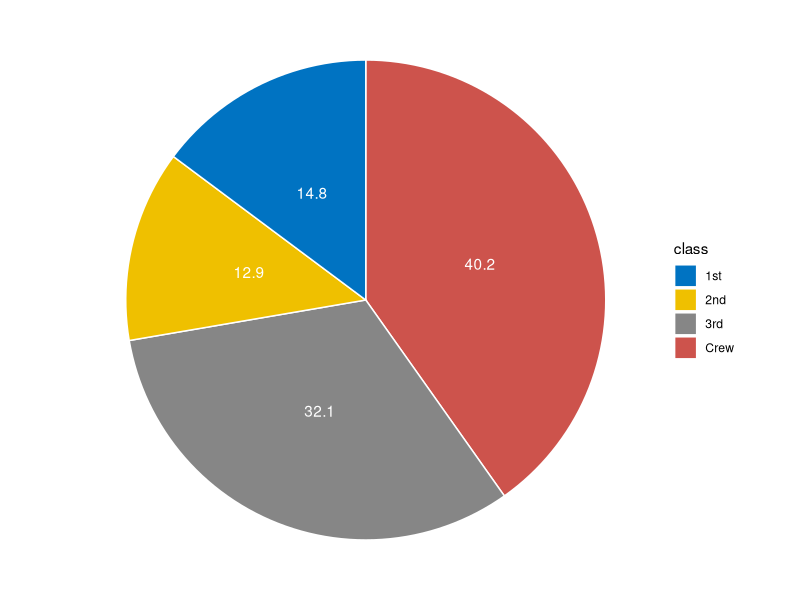
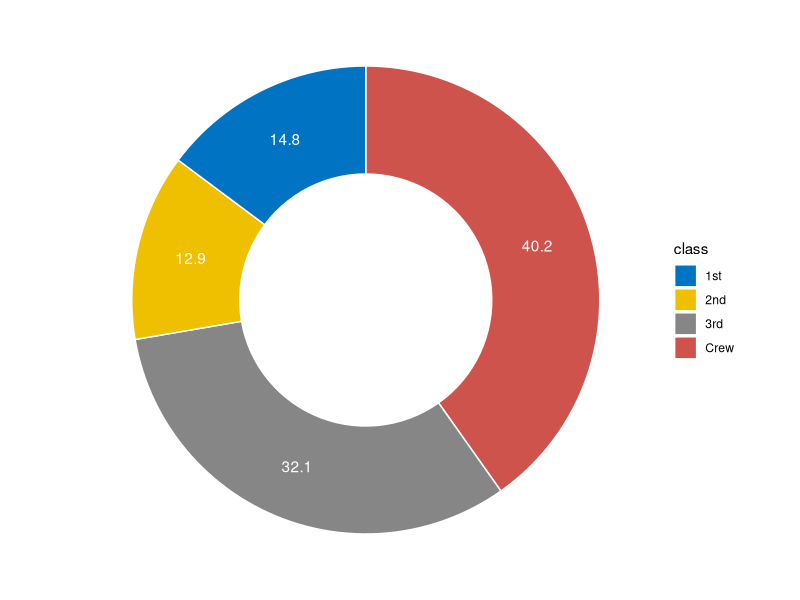
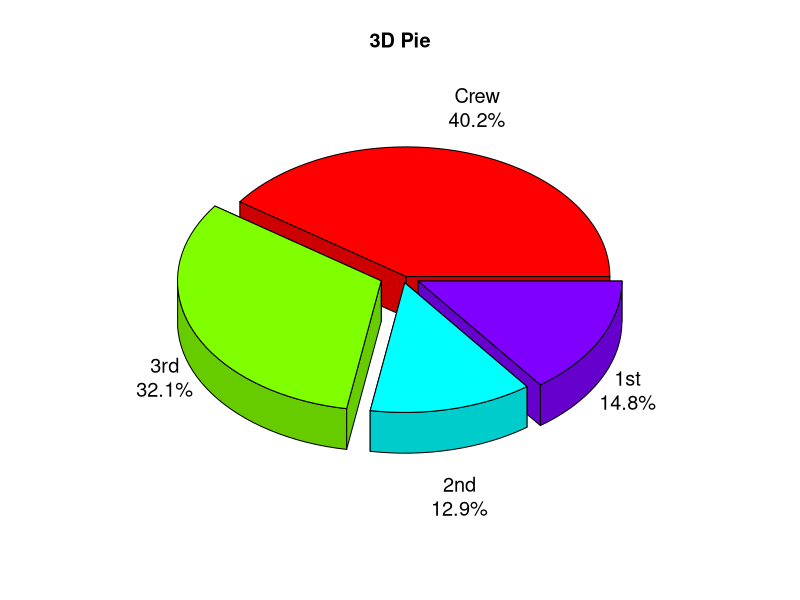
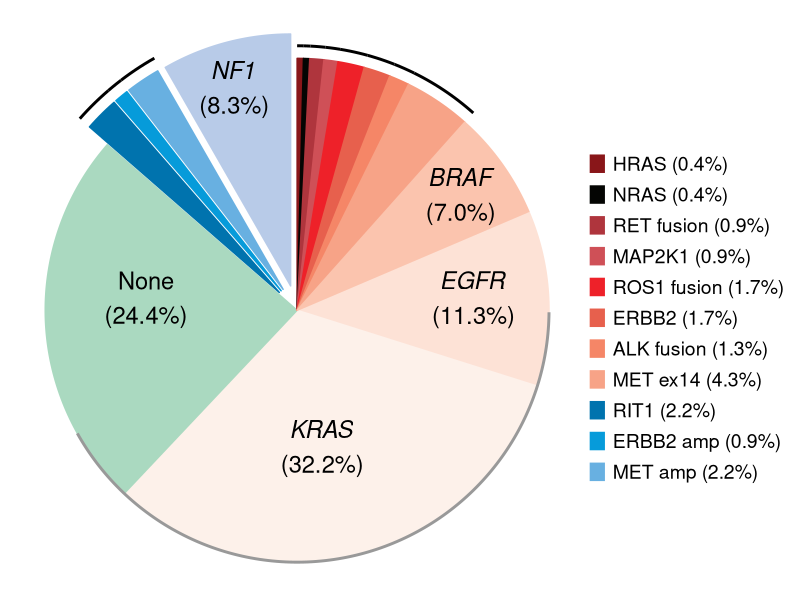

These figures' R source, in order:
## ---- chunk 1
# 安装包
if (!requireNamespace("ggplot2", quietly = TRUE)) {
  install.packages("ggplot2")
}
if (!requireNamespace("dplyr", quietly = TRUE)) {
  install.packages("dplyr")
}
if (!requireNamespace("plotrix", quietly = TRUE)) {
  install.packages("plotrix")
}
if (!requireNamespace("ggforce", quietly = TRUE)) {
  install.packages("ggforce")
}
if (!requireNamespace("ggpubr", quietly = TRUE)) {
  install.packages("ggpubr")
}
if (!requireNamespace("patchwork", quietly = TRUE)) {
  install.packages("patchwork")
}

# 加载包
library(ggplot2)
library(dplyr)
library(plotrix)
library(ggforce)
library(ggpubr)
library(patchwork)
## ---- chunk 2
# 生成模拟数据
count.data <- data.frame(
  class = c("1st", "2nd", "3rd", "Crew"),
  n = c(325, 285, 706, 885),
  prop = c(14.8, 12.9, 32.1, 40.2)
)
# 添加标签位置
count.data <- count.data %>%
  arrange(desc(class)) %>%
  mutate(lab.ypos = cumsum(prop) - 0.5*prop)
# 查看最终的合并数据集
head(count.data)
## ---- chunk 3
#| label: fig-1.1BasicPlot
#| fig-cap: "基础饼图"
#| out.width: "95%"
#| warning: false
#| message: false
#| fig-width: 6
#| fig-height: 6

# 基础饼图
mycols <- c("#0073C2FF", "#EFC000FF", "#868686FF", "#CD534CFF")
p <- 
  ggplot(count.data, aes(x = "", y = prop, fill = class)) +
  geom_bar(width = 1, stat = "identity", color = "white") +
  coord_polar("y", start = 0)+
  geom_text(aes(y = lab.ypos, label = prop), color = "white")+
  scale_fill_manual(values = mycols) +
  theme_void()

p
## ---- chunk 4
#| label: fig-1.2BasicPlot
#| fig-cap: "中间空洞型饼图"
#| out.width: "95%"
#| warning: false
#| message: false
#| fig-width: 6
#| fig-height: 6

# 中间空洞型饼图
p2 <- 
  ggplot(count.data, aes(x = 2, y = prop, fill = class)) +
  geom_bar(stat = "identity", color = "white") +
  coord_polar(theta = "y", start = 0) +
  geom_text(aes(y = lab.ypos, label = prop), color = "white") +
  scale_fill_manual(values = mycols) +
  theme_void() +
  xlim(0.5, 2.5)

p2
## ---- chunk 5
#| label: fig-2.13DPie
#| fig-cap: "3D 饼图"
#| out.width: "95%"
#| warning: false
#| message: false
#| fig-width: 6
#| fig-height: 6

# 创建数据框
# 生成标签（组合类别和百分比）
labels <- paste(count.data$class, "\n", count.data$prop, "%", sep="")

# 绘制3D饼图
p3 <- pie3D(
  count.data$n,                # 使用数量作为数值
  labels = labels,             # 自定义标签
  explode = 0.1,               # 设置扇区间隔
  main = "3D Pie",
  col = rainbow(nrow(count.data)), # 使用彩虹色
  labelcex = 1.2,              # 标签字体大小
  theta = 1                    # 控制3D效果的角度
)
## ---- chunk 6
#| label: fig-2.23PartPieChart
#| fig-cap: "部分高亮饼图"
#| out.width: "95%"
#| warning: false
#| message: false
#| fig-width: 6
#| fig-height: 6

# 创建数据框
data <- data.frame(
  gene = c("HRAS", "NRAS", "RET fusion", "MAP2K1", "ROS1 fusion", "ERBB2", 
           "ALK fusion", "MET ex14",  "BRAF", "EGFR", "KRAS", "None", "RIT1",
           "ERBB2 amp", "MET amp", "NF1"),
  percentage = c(0.4, 0.4, 0.9, 0.9, 1.7, 1.7, 1.3, 4.3,  7.0, 11.3, 32.2, 24.4,
                 2.2, 0.9, 2.2, 8.3)
)
data$gene <- factor(data$gene,levels = data$gene)
data$focus = c(rep(0, 12), rep(0.2, 4))
data$anno <- ifelse(data$gene == "KRAS", "KRAS\n(32.2%)",
                    ifelse(data$gene == "EGFR", "EGFR\n(11.3%)",
                           ifelse(data$gene == "BRAF", "BRAF\n(7.0%)",
                                  ifelse(data$gene == "None", "None\n(24.4%)",
                                         ifelse(data$gene == "NF1", "NF1\n(8.3%)", NA)))))
data <- 
  data %>%
  mutate(end_angle = 2*pi*cumsum(percentage)/100,
         start_angle = lag(end_angle, default = 0),
         mid_angle = 0.5*(start_angle + end_angle)) %>%
  mutate(legend = paste0(gene," (",percentage,"%)"))

data$legend <- factor(data$legend,levels = data$legend)

col <- c("#891619","#040503","#AF353D","#CF5057","#EE2129","#E7604D","#F58667","#F7A387","#FBC4AE","#FDE2D6","#FDF1EA","#AAD9C0","#0073AE","#069BDA","#68B0E1","#B8CBE8")

# 使用ggplot绘制饼图
pie <- 
  ggplot() +
  geom_arc_bar(data=data, stat = "pie", # 在正常的笛卡尔坐标系中绘制饼图，不必使用极坐标
               aes(x0=0,y0=0,r0=0,r=2, #需要甜甜圈图只需要将r0改为1即可
                   amount=percentage,
                   fill=gene,color=gene,
                   explode=focus)) +
  geom_arc(data=data[1:8,], size=1,color="black",
           aes(x0=0, y0=0, r=2.1, start = start_angle, end = end_angle)) +
  geom_arc(data=data[11,], size=1,color="grey60",
           aes(x0=0, y0=0, r=2, start = start_angle-0.3, end = end_angle+0.3)) +
  geom_arc(data=data[13:15,], size = 1,color="black",
           aes(x0=0,y0=0,r=2.3,size = index,start = start_angle, end = end_angle))+
  annotate("text", x=1.3, y=0.9, label=expression(atop(italic("BRAF"),"(7.0%)")), 
           size=6, angle=0, hjust=0.5) +
  annotate("text", x=1.4, y=0.08, label=expression(atop(italic("EGFR"),"(11.3%)")),
           size=6, angle=0, hjust=0.5) +
  annotate("text", x=0.2, y=-1.1, label=expression(atop(italic("KRAS"),"(32.2%)")),
           size=6, angle=0, hjust=0.5) +
  annotate("text", x=-1.2, y=0.1, label="None\n(24.4%)", size=6, angle=0, 
           hjust=0.5) +
  annotate("text", x=-0.5, y=1.75, label=expression(atop(italic("NF1"),"(8.3%)")),
           size=6, angle=0, hjust=0.5) +
  coord_fixed() +
  theme_no_axes() +
  scale_fill_discrete(breaks=data$gene[c(1:8, 13:15)],
                      labels=data$legend[c(1:8, 13:15)], type=col) +
  scale_color_discrete(breaks=data$gene[c(1:8, 13:15)],
                       labels=data$legend[c(1:8, 13:15)], type=col) +
  theme(panel.border = element_blank(),
        legend.margin = margin(t = 1,r = 0,b = 0,l = 0,unit = "cm"),
        legend.title = element_blank(),
        legend.text = element_text(size=14),
        legend.key.spacing.y = unit(0.3,"cm"),
        legend.key.width = unit(0.4,"cm"),
        legend.key.height = unit(0.4,"cm"))

pie
